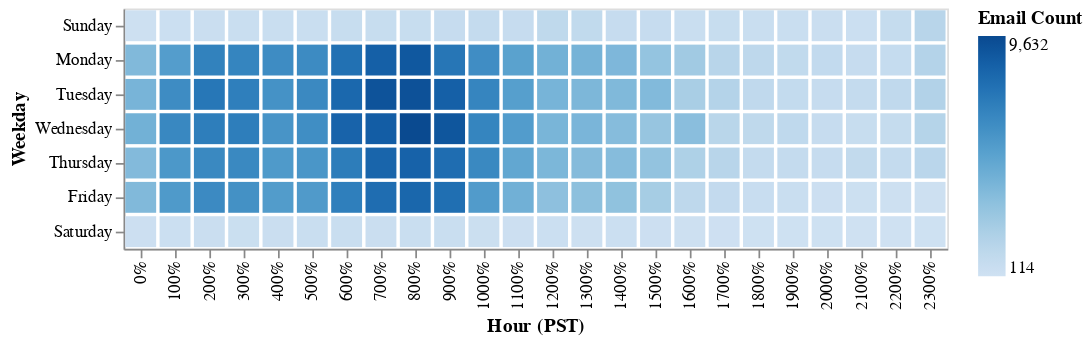

The code cell stored with this chart in its notebook:
### Code cell
%matplotlib inline
weekday_order = ["Sunday", "Monday", "Tuesday", "Wednesday", "Thursday", "Friday", "Saturday"]
alt.Chart(emails_by_weekday).mark_bar().encode(
    y = alt.Y("weekday:O", sort=weekday_order, title="Weekday"),
    x = alt.X("hour:O", stack="normalize", title="Hour (PST)"),
    color = alt.Color("count:Q", title="Email Count")
).interactive()

### Figure 1 — Vega-Lite specification as saved in the notebook (floating-point values rounded to 4 significant figures; data arrays with more than 128 entries replaced by an {"elided": "..."} marker saying what was removed)
{"config": {"view": {"continuousWidth": 400, "continuousHeight": 300}}, "data": {"name": "data-e6b9fcd7d61c60284971c6cfbb00430f"}, "mark": "bar", "encoding": {"color": {"field": "count", "title": "Email Count", "type": "quantitative"}, "x": {"field": "hour", "stack": "normalize", "title": "Hour (PST)", "type": "ordinal"}, "y": {"field": "weekday", "sort": ["Sunday", "Monday", "Tuesday", "Wednesday", "Thursday", "Friday", "Saturday"], "title": "Weekday", "type": "ordinal"}}, "selection": {"selector001": {"type": "interval", "bind": "scales", "encodings": ["x", "y"]}}, "$schema": "https://vega.github.io/schema/vega-lite/v4.17.0.json", "datasets": {"data-e6b9fcd7d61c60284971c6cfbb00430f": {"elided": "168 records"}}}
